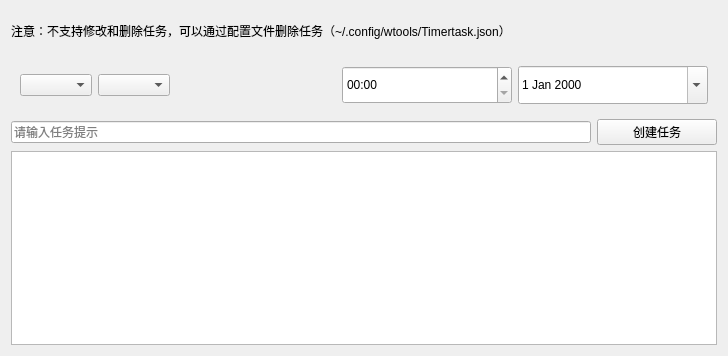
<?xml version="1.0" encoding="UTF-8"?>
<ui version="4.0">
 <class>TimerTask</class>
 <widget class="QWidget" name="TimerTask">
  <property name="geometry">
   <rect>
    <x>0</x>
    <y>0</y>
    <width>728</width>
    <height>356</height>
   </rect>
  </property>
  <property name="windowTitle">
   <string>Form</string>
  </property>
  <layout class="QVBoxLayout" name="verticalLayout">
   <item>
    <widget class="QLabel" name="label">
     <property name="minimumSize">
      <size>
       <width>0</width>
       <height>40</height>
      </size>
     </property>
     <property name="text">
      <string>注意：不支持修改和删除任务，可以通过配置文件删除任务（~/.config/wtools/Timertask.json）</string>
     </property>
    </widget>
   </item>
   <item>
    <widget class="QWidget" name="widget" native="true">
     <layout class="QHBoxLayout" name="horizontalLayout">
      <item>
       <widget class="QComboBox" name="tasktypeCbx"/>
      </item>
      <item>
       <widget class="QComboBox" name="weekCbx"/>
      </item>
      <item>
       <spacer name="horizontalSpacer">
        <property name="orientation">
         <enum>Qt::Horizontal</enum>
        </property>
        <property name="sizeHint" stdset="0">
         <size>
          <width>40</width>
          <height>20</height>
         </size>
        </property>
       </spacer>
      </item>
      <item>
       <widget class="QTimeEdit" name="timeEdit">
        <property name="minimumSize">
         <size>
          <width>170</width>
          <height>38</height>
         </size>
        </property>
        <property name="maximumSize">
         <size>
          <width>170</width>
          <height>16777215</height>
         </size>
        </property>
        <property name="displayFormat">
         <string>hh:mm</string>
        </property>
        <property name="calendarPopup">
         <bool>false</bool>
        </property>
       </widget>
      </item>
      <item>
       <widget class="QDateEdit" name="dateEdit">
        <property name="minimumSize">
         <size>
          <width>190</width>
          <height>38</height>
         </size>
        </property>
        <property name="maximumSize">
         <size>
          <width>190</width>
          <height>16777215</height>
         </size>
        </property>
        <property name="calendarPopup">
         <bool>true</bool>
        </property>
       </widget>
      </item>
     </layout>
    </widget>
   </item>
   <item>
    <layout class="QHBoxLayout" name="horizontalLayout_2">
     <item>
      <widget class="QLineEdit" name="taskmsg">
       <property name="placeholderText">
        <string>请输入任务提示</string>
       </property>
      </widget>
     </item>
     <item>
      <widget class="QPushButton" name="create">
       <property name="minimumSize">
        <size>
         <width>120</width>
         <height>0</height>
        </size>
       </property>
       <property name="maximumSize">
        <size>
         <width>120</width>
         <height>16777215</height>
        </size>
       </property>
       <property name="text">
        <string>创建任务</string>
       </property>
      </widget>
     </item>
    </layout>
   </item>
   <item>
    <widget class="QTextEdit" name="textEdit">
     <property name="readOnly">
      <bool>true</bool>
     </property>
    </widget>
   </item>
  </layout>
 </widget>
 <resources/>
 <connections/>
</ui>
